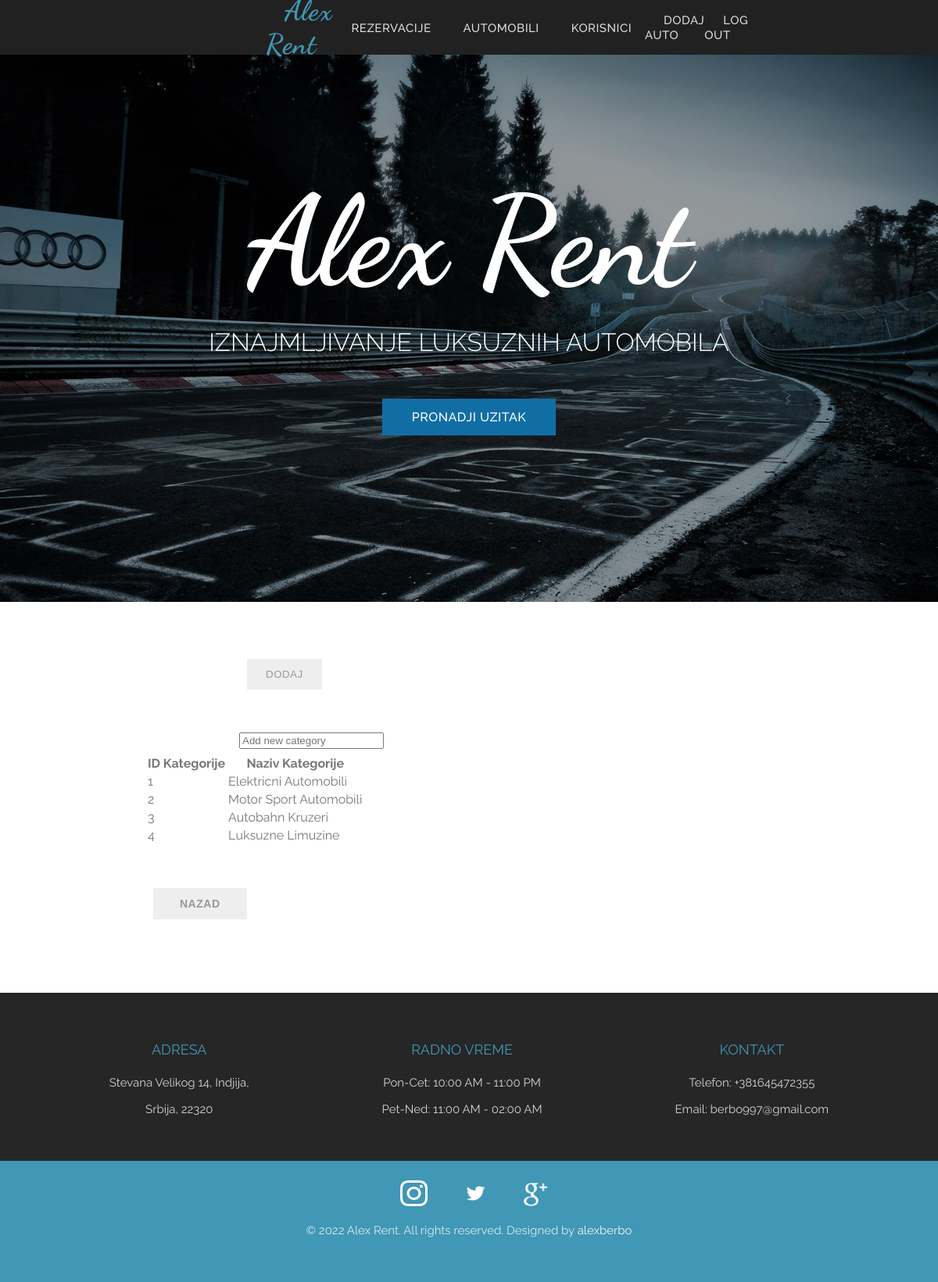
The page /PetarAleksandarBerbatovic7417/admin/categorylist.php on the database its author committed.
### tables this page shows
CREATE TABLE `kategorija` (
  `idkategorija` int(11) NOT NULL,
  `naziv` varchar(30) NOT NULL,
  `opis` varchar(150) NOT NULL
);

### PetarAleksandarBerbatovic7417/admin/categorylist.php (the view, shortened to what this page needs)
<!DOCTYPE html>
<html lang="en">
<head>
	<link rel="stylesheet" href="style.css">
</head>
<body>
<?php
	$ime='';
?>
<header class="header">
	<div class="slika">
		<nav>
		<ul>
			<li>
				<a class="logo" href="rezervacije.php">Alex Rent</a>
			</li>
			<li>
				<a class="nav-bar" href="rezervacije.php">Rezervacije</a>
			</li>
			<li>
				<a class="nav-bar" href="carlist.php">Automobili</a>
			</li>
			<li>
				<a class="nav-bar" href="userlist.php">Korisnici</a>
			</li>
			<li>
				<a class="nav-bar" href="addcar.php">Dodaj Auto</a>
			</li>
			<li>
				<a class="nav-bar" href="logout.php">Log Out</a>
			</li>
		</ul>
		</nav>
		<div class="zavesa">
			<h1 class="touche-intro">Alex Rent</h1>
			<p class="intro-p">IZNAJMLJIVANJE LUKSUZNIH AUTOMOBILA</p>
			<a href="">PRONADJI UZITAK</a>
		</div>
	</div>
</header>
<section id="login" class="login-section">
	<div class="login-div">
		<form class="login-form" action="categorylist.php" method="post">
			<div class="input-group">
				<span class="input-group-btn">
					<button name="dodaj" type="submit">Dodaj</button>
				</span>
					<input type="text" class="form-control" required name="ime" placeholder="Add new category" value=<?php echo "$ime" ?>>
			</div>
		</form>
		<?php
			$konekcija= new mysqli('localhost', 'root', '', 'carrent');
			$result = mysqli_query($konekcija, "SELECT * FROM kategorija");
			echo"<table class='table table-striped'>
					<tr>
						<th>ID Kategorije</th>
						<th>Naziv Kategorije</th>
					</tr>";
			while($row = mysqli_fetch_array($result)){
				echo "<tr><td>" . $row['idkategorija'] . "</td><td> " . $row['naziv'] . "</td></tr>";
			}
			echo"</table>";
		?>
		<button><a href="rezervacije.php">NAZAD</a></button>
	</div>
</section>
<section class="contact-foot">
	<div class="div-contact-foot">
		<div class="text-foot-contact-1">
			<h3 class="h3-contact">Adresa</h3>
			<p class="p-contact">Stevana Velikog 14, Indjija,</p>
			<p class="p-contact">Srbija, 22320</p>
		</div>
		<div class="text-foot-contact-2">
			<h3 class="h3-contact">Radno vreme</h3>
			<p class="p-contact">Pon-Cet: 10:00 AM - 11:00 PM</p>
			<p class="p-contact">Pet-Ned: 11:00 AM - 02:00 AM</p>
		</div>
		<div class="text-foot-contact-3">
			<h3 class="h3-contact">Kontakt</h3>
			<p class="p-contact">Telefon: +381645472355</p>
			<p class="p-contact">Email: berbo997@gmail.com</p>
		</div>
	</div>
	<div class="social">
		<div class="icons-social">
			<a class="insta" href="https://instagram.com/alexberbo" target="blank"><img src="img/icons/instagram.png" height="33px" width="35px" alt=""></a>
			<a class="twitter" href="https://twitter.com" target="blank"><img src="img/icons/twitter.png" height="33px" width="35px" alt=""></a>
			<a class="google" href="https://plus.google.com/" target="blank"><img src="img/icons/google.png" height="30px" width="30px" alt=""></a>
			<p class="p-social">© 2022 Alex Rent. All rights reserved. Designed by <a class="a-social" href="http://instagram.com/alexberbo">alexberbo</a></p>
	</div>
</section>
</body>
</html>

### PetarAleksandarBerbatovic7417/admin/style.css (style rules this page uses)
body { margin: 0; width: 100%; height: 100%; font-family: 'Raleway', sans-serif; color: #777; }
.slika { background-image: url(img/ring.jpg); background-repeat: no-repeat; background-position: center center; background-size: cover; width: 100%; height: 70%; }
nav { width: 100%; position: fixed; z-index: 1; }
nav ul { height: 40px; display: flex; align-items: center; margin: 0px; padding: 15px 340px; list-style-type: none; background-color: #212121; }
.nav-bar { text-transform: uppercase; }
nav ul li:first-child { flex: 1; }
nav ul li { padding: 0 0px; }
li a { text-decoration: none; color: #ddd; font-weight: 500; font-size: 15px; padding-left: 7px; border: 2px solid transparent; letter-spacing: 0.5px; margin: 10px 15px 0 15px; }
.logo { font-family: 'Dancing Script', cursive; font-size: 36px; color: #4097b6; font-weight: 700; letter-spacing: 1px; }
.zavesa { background-color: rgba(0, 0, 0, 0.4); height: 770px; width: 100%; display: flex; justify-content: center; text-align: center; flex-direction: column; }
.zavesa a { text-decoration: none; color: #fff; background-color: #116ea4; border: 0; padding: 14px 20px; margin: 0; font-size: 16px; font-weight: 500; letter-spacing: 0.5px; border-radius: 0; margin-top: 20px; vertical-align: middle; width: 181.5px; align-self: center; }
.touche-intro { font-family: 'Dancing Script', cursive; color: #fff; font-size: 10em; font-weight: 700; margin-top: 0; margin-bottom: 10px; }
.intro-p { color: #fff; font-size: 32px; font-weight: 300; margin-top: 10px; margin-bottom: 40px; }
.login-section { margin: 0; min-height: 500px; background-color: #fff; display: flex; justify-content: center; }
.login-div { width: 50%; margin-top: 1%; margin-bottom: 1%; margin-right: 20%; margin-left: 1%; }
.login-form { background-repeat: no-repeat; width: 50%; margin-top: 1%; margin-bottom: 1%; margin-right: 1%; margin-left: 20%; }
h3 { font-size: 20px; font-weight: 500; color: #333; }
p { line-height: 24px; margin: 15px 0 30px; font-size: 16px; }
button { color: #999; padding: 12px 24px; background: #eee; border: 0; border-radius: 0; text-transform: uppercase; letter-spacing: 0.5px; margin: 55px 10px 55px 10px; }
button a { text-decoration: none; color: #999; font-weight: 550; font-size: 14px; margin: 55px 10px 55px 10px; }
.contact-foot { background: #262626; }
.div-contact-foot { display: flex; justify-content: center; align-items: center; text-align: center; min-height: 215px; }
.text-foot-contact-2 { margin-left: 170px; margin-right: 170px; }
.h3-contact { color: #4097b6; font-weight: 400; font-size: 18px; text-transform: uppercase; margin-bottom: 20px; text-align: center; }
.p-contact { font-size: 15px; color: rgba(255,255,255,0.8); margin: 0 0 10px; text-align: center; }
.social { min-height: 155px; background-color: #4097b6; display: flex; justify-content: center; align-items: center; }
.insta { margin-right: 40px; margin-left: 120px; }
.twitter { margin-right: 40px; }
.p-social { font-size: 15px; color: rgba(255,255,255,0.8); }
.a-social { color: #f6f6f6; text-decoration: none; }

### rows shown on the page
kategorija: idkategorija "1", naziv "Elektricni Automobili"
kategorija: idkategorija "2", naziv "Motor Sport Automobili"
kategorija: idkategorija "3", naziv "Autobahn Kruzeri"
kategorija: idkategorija "4", naziv "Luksuzne Limuzine"
